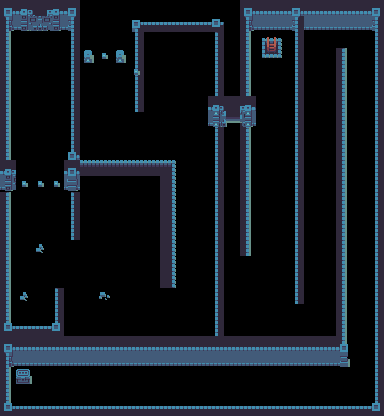

A 2D game scene composited from a Tiled map and its tileset images. What follows is a short description and the map's XML, with each tile layer's data collapsed to a summary:
An orthogonal 24x26 tile map with 16x16 px tiles, 3 tile layers (Walls, Forground, Animated), 1 hidden layer not drawn.

<map version="1.0" tiledversion="1.0.2" orientation="orthogonal" renderorder="right-down" width="24" height="26" tilewidth="16" tileheight="16" nextobjectid="1">
 <tileset firstgid="1" name="dungeon_sheet" tilewidth="16" tileheight="16" tilecount="240" columns="24">
  <image source="../dungeon_sheet.png" width="384" height="160" />
  <tile id="5">
   <properties>
    <property name="wall" value="true" />
   </properties>
  </tile>
  <tile id="7">
   <properties>
    <property name="wall" value="true" />
   </properties>
  </tile>
  <tile id="29">
   <properties>
    <property name="wall" value="true" />
   </properties>
  </tile>
  <tile id="31">
   <properties>
    <property name="wall" value="true" />
   </properties>
  </tile>
 </tileset>
 <layer name="Floor" width="24" height="26" visible="0">
  <data>[624 cells, 624 non-empty, 1 distinct tile ids]</data>
 </layer>
 <layer name="Walls" width="24" height="26">
  <data>[624 cells, 272 non-empty, 43 distinct tile ids]</data>
 </layer>
 <layer name="Forground" width="24" height="26">
  <data>[624 cells, 27 non-empty, 2 distinct tile ids]</data>
 </layer>
 <objectgroup name="Objects" />
 <layer name="Animated" width="24" height="26">
  <data>[624 cells, 20 non-empty, 12 distinct tile ids]</data>
 </layer>
</map>